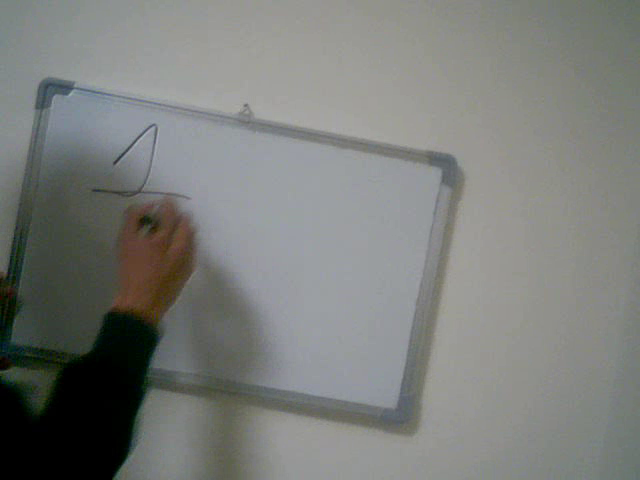
#> input picture frame 74 of Lesson4.avi, 640 x 480 px
$ python move.py
#> lines starting #> are read from the running program, lines starting #| are printed output that depends on the picture; after the words box and inside, x2 and y2 are one past the last pixel; in counts of white or black regions, pixels touching at a corner belong together
import cv2
import numpy as np

cap = cv2.VideoCapture('Lesson4.avi')
frame_width = int(cap.get(cv2.CAP_PROP_FRAME_WIDTH))

frame_height = int(cap.get(cv2.CAP_PROP_FRAME_HEIGHT))

# fourcc = cv2.VideoWriter_fourcc('X','V','I','D')
# out = cv2.VideoWriter("output.avi", fourcc, 5.0, (1280,720))

is_write = True
is_shot = False
time_no_write = 0
im_count = 1

ret, frame1 = cap.read()
#> frame1 is the input picture: shape (480, 640, 3); mean B, G, R 122.3, 125.5, 123.3
ret, frame2 = cap.read()
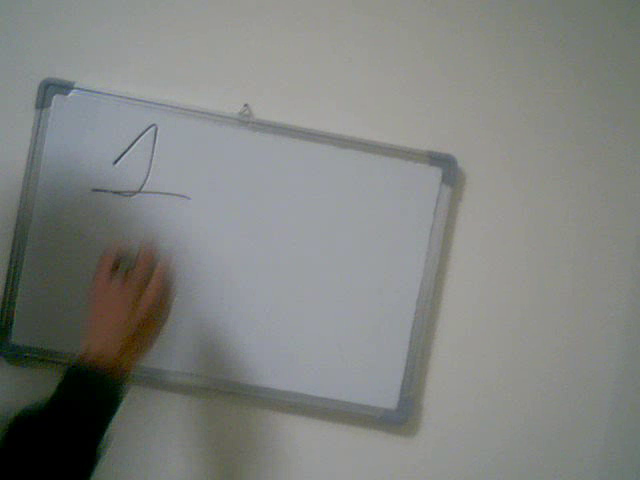
#> input picture frame 75 of Lesson4.avi, 640 x 480 px
#> frame2 is the input picture: shape (480, 640, 3); mean B, G, R 127.5, 130.5, 128.3
print(frame1.shape)
#| (480, 640, 3)
while cap.isOpened():
    diff = cv2.absdiff(frame1, frame2)
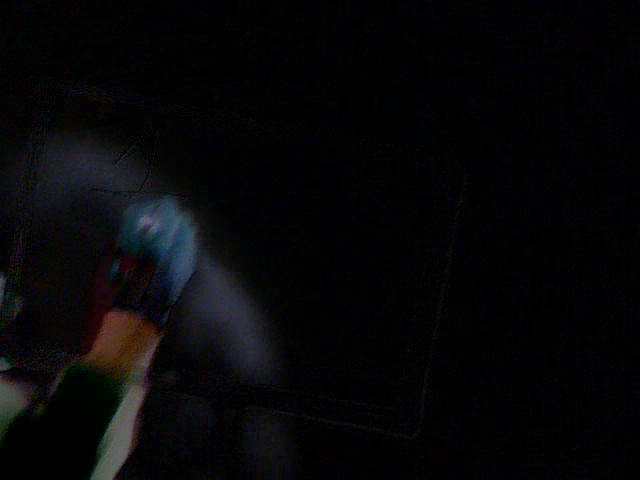
#> diff: shape (480, 640, 3); mean B, G, R 8, 6.4, 6.5
    gray = cv2.cvtColor(diff, cv2.COLOR_BGR2GRAY)
    blur = cv2.GaussianBlur(gray, (5, 5), 0)
    _, thresh = cv2.threshold(blur, 20, 255, cv2.THRESH_BINARY)
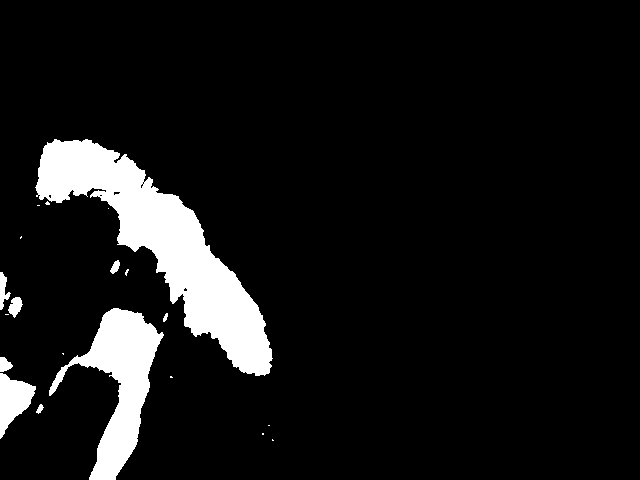
#> thresh: shape (480, 640); 8.7% white; 20 white regions (11 under 20 px), largest, box (x1, y1, x2, y2) and area: (35, 139, 273, 376) 17458, (49, 308, 164, 480) 7296, (0, 373, 36, 439) 1292
    dilated = cv2.dilate(thresh, None, iterations=3)
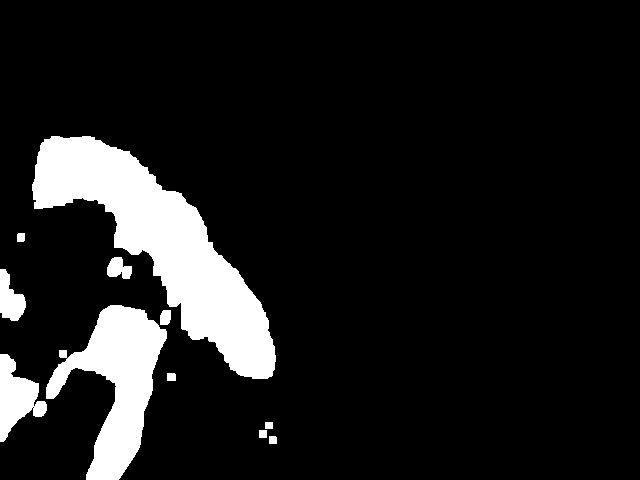
#> dilated: shape (480, 640); 11.1% white; 11 white regions
    contours, _ = cv2.findContours(dilated, cv2.RETR_TREE, cv2.CHAIN_APPROX_SIMPLE)
#> contours = 12 contours, 1 with area under 20; largest, box (x1, y1, x2, y2) and area: (32, 136, 276, 379) 20538, (46, 305, 167, 480) 9178, (0, 354, 47, 442) 2020, (0, 269, 26, 321) 779, (107, 257, 132, 279) 336
    time_no_write += 1
    for contour in contours:
        (x, y, w, h) = cv2.boundingRect(contour)

        if cv2.contourArea(contour) < 2000:
            is_write = False
            time_no_write += 1
            continue
        # cv2.rectangle(frame1, (x, y), (x+w, y+h), (0, 255, 0), 2)
        cv2.putText(frame1, "Status: {}".format('Write'), (10, 20), cv2.FONT_HERSHEY_SIMPLEX,
                    1, (0, 0, 255), 3)
        is_write = True
        is_shot = False
        time_no_write = 0
#> this loop made 12 passes
#> (contour, x, y, w, h, is_write) on passes 2, 3, 6: ([[259, 430], [259, 437], [266, 437], [266, 430]], 259, 430, 8, 8, False), ([[265, 422], [265, 428], [272, 428], [272, 422]], 265, 422, 8, 7, False), ([[32, 407], [33, 406], [34, 407], [33, 408]], 32, 406, 3, 3, False)
#> (x, y, w, h, is_write) on passes 1, 4, 5, 7, 8, 9: (269, 436, 8, 8, False), (167, 373, 9, 8, False), (0, 354, 47, 88, True), (160, 310, 11, 15, False), (46, 305, 121, 175, True), (0, 269, 26, 52, False)
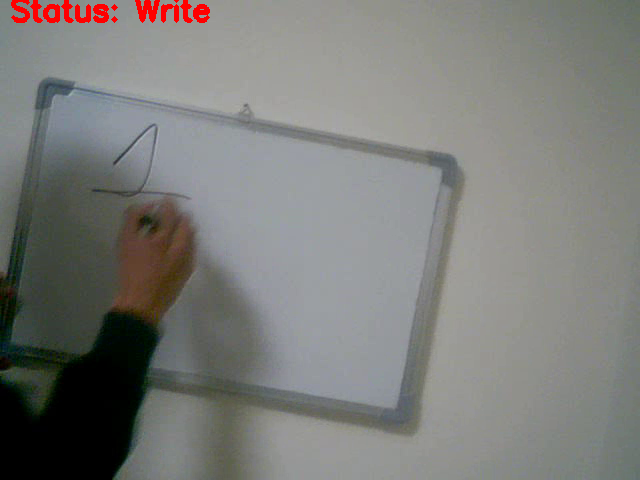
#> frame1: shape (480, 640, 3); 0.71% of pixels changed, all inside (x1, y1, x2, y2) = (11, 0, 210, 23)
    # cv2.drawContours(frame1, contours, -1, (0, 255, 0), 2)
    if is_write is False and is_shot is False and time_no_write >= 30:
        is_shot = True
        cv2.imwrite("frame%d.jpg" % im_count, frame2)
        im_count += 1
    image = cv2.resize(frame1, (1280, 720))
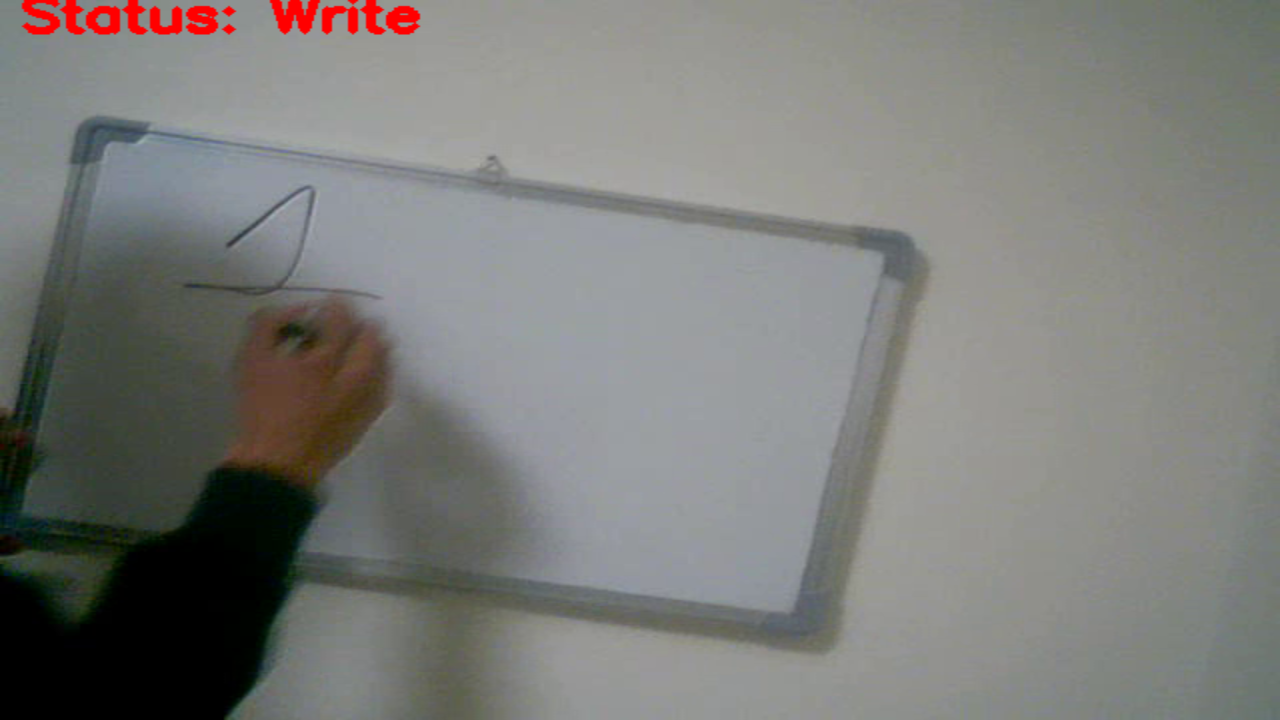
#> image: shape (720, 1280, 3); mean B, G, R 121.2, 124.4, 124.1
    # out.write(image)
    cv2.imshow("feed", frame1)
    frame1 = frame2
    ret, frame2 = cap.read()

    if cv2.waitKey(40) == 27:
#> (key Esc is pressed here)
        break

cv2.destroyAllWindows()
cap.release()
# out.release()

$ run again, starting later in the video
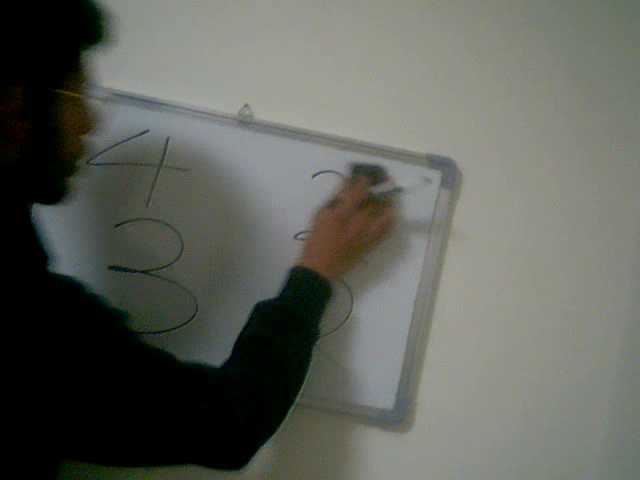
#> input picture frame 592 of Lesson4.avi, 640 x 480 px
#> frame1 is the input picture: shape (480, 640, 3); mean B, G, R 91.4, 98.4, 96.4
#| (480, 640, 3)
#> `_, thresh = cv2.threshold(blur, 20, 255, cv2.THRESH_BINARY)`:
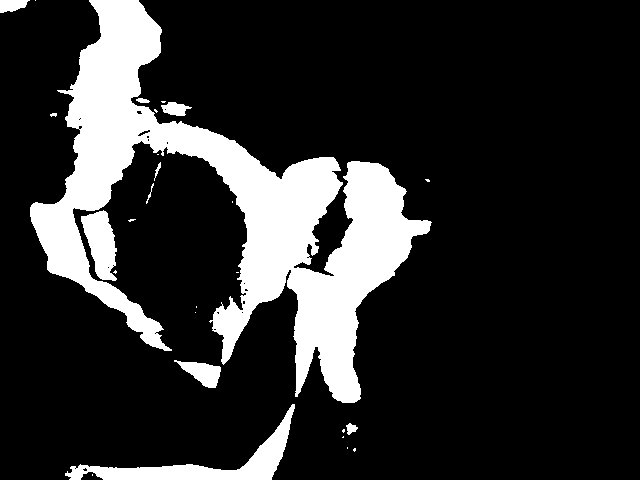
#> thresh: shape (480, 640); 17.6% white; 27 white regions (16 under 20 px), largest, box (x1, y1, x2, y2) and area: (30, 0, 432, 403) 47357, (65, 404, 295, 480) 3708, (81, 210, 117, 281) 1595
#> dilated: shape (480, 640); 22.2% white; 9 white regions
#> contours = 12 contours, 1 with area under 20; largest, box (x1, y1, x2, y2) and area: (27, 0, 435, 406) 61526, (62, 401, 298, 480) 4866, (313, 195, 347, 270) 984, (0, 0, 39, 16) 400, (339, 420, 361, 441) 312
#> the loop `for contour in contours:` made 12 passes
#> (x, y, w, h, is_write) on passes 1, 2, 4, 5, 6, 7, 9, 10: (344, 444, 15, 11, False), (339, 420, 22, 21, False), (192, 303, 8, 13, False), (125, 216, 14, 9, False), (422, 176, 11, 9, False), (47, 110, 13, 10, False), (76, 212, 3, 4, False), (313, 195, 34, 75, False)
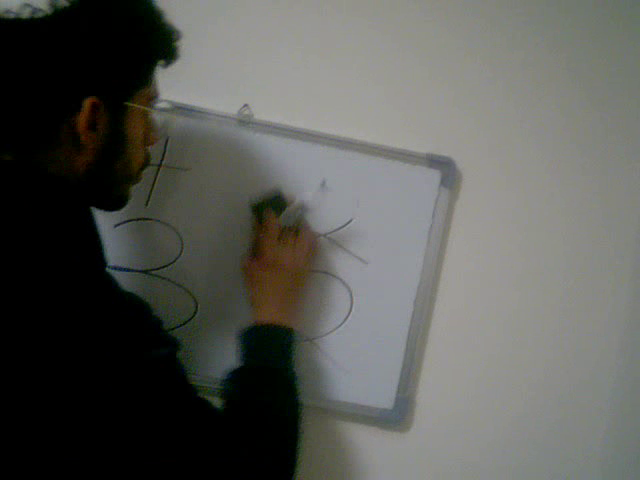
#> input picture frame 594 of Lesson4.avi, 640 x 480 px
#> frame2 is the input picture: shape (480, 640, 3); mean B, G, R 87.1, 91.3, 90.3
